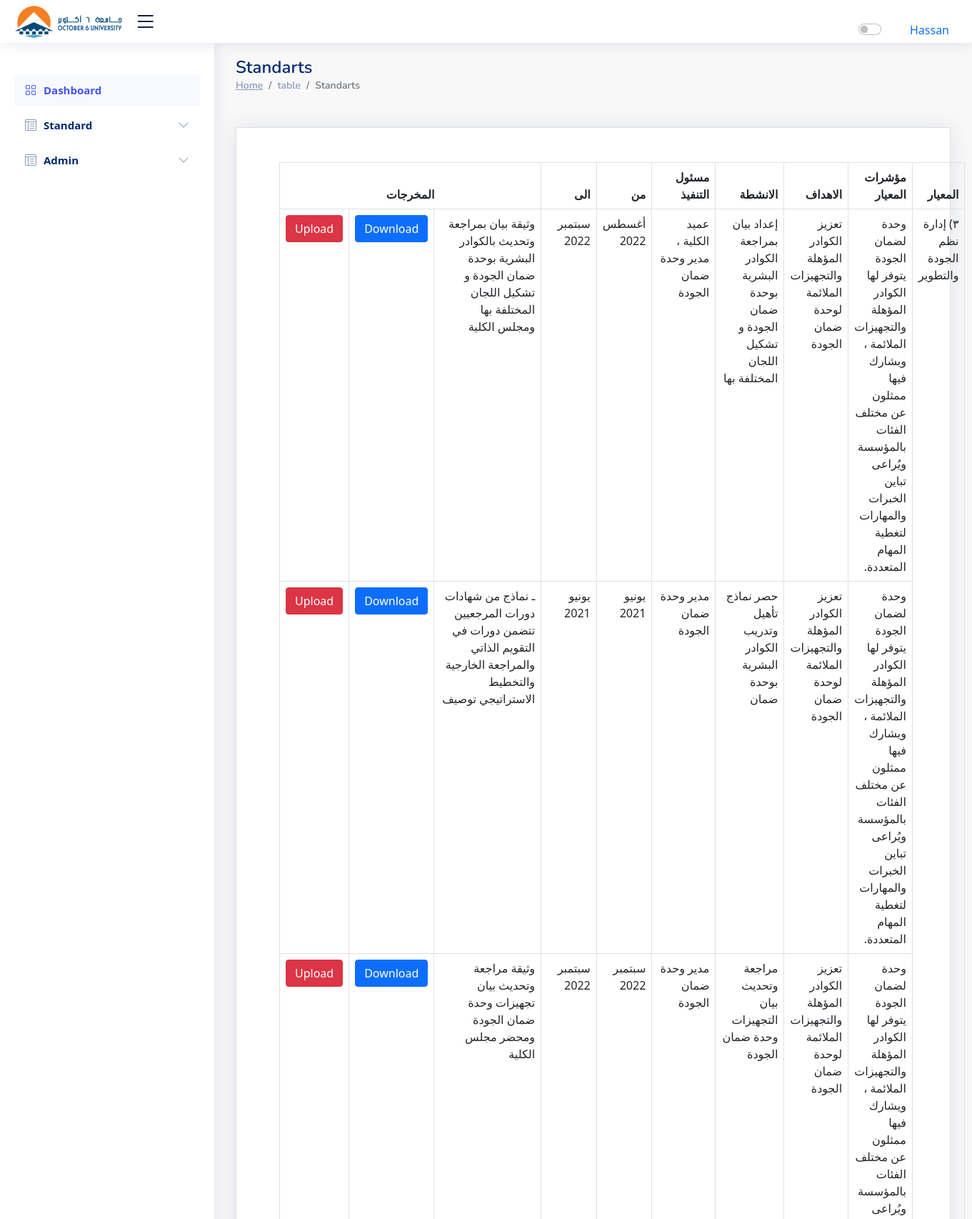
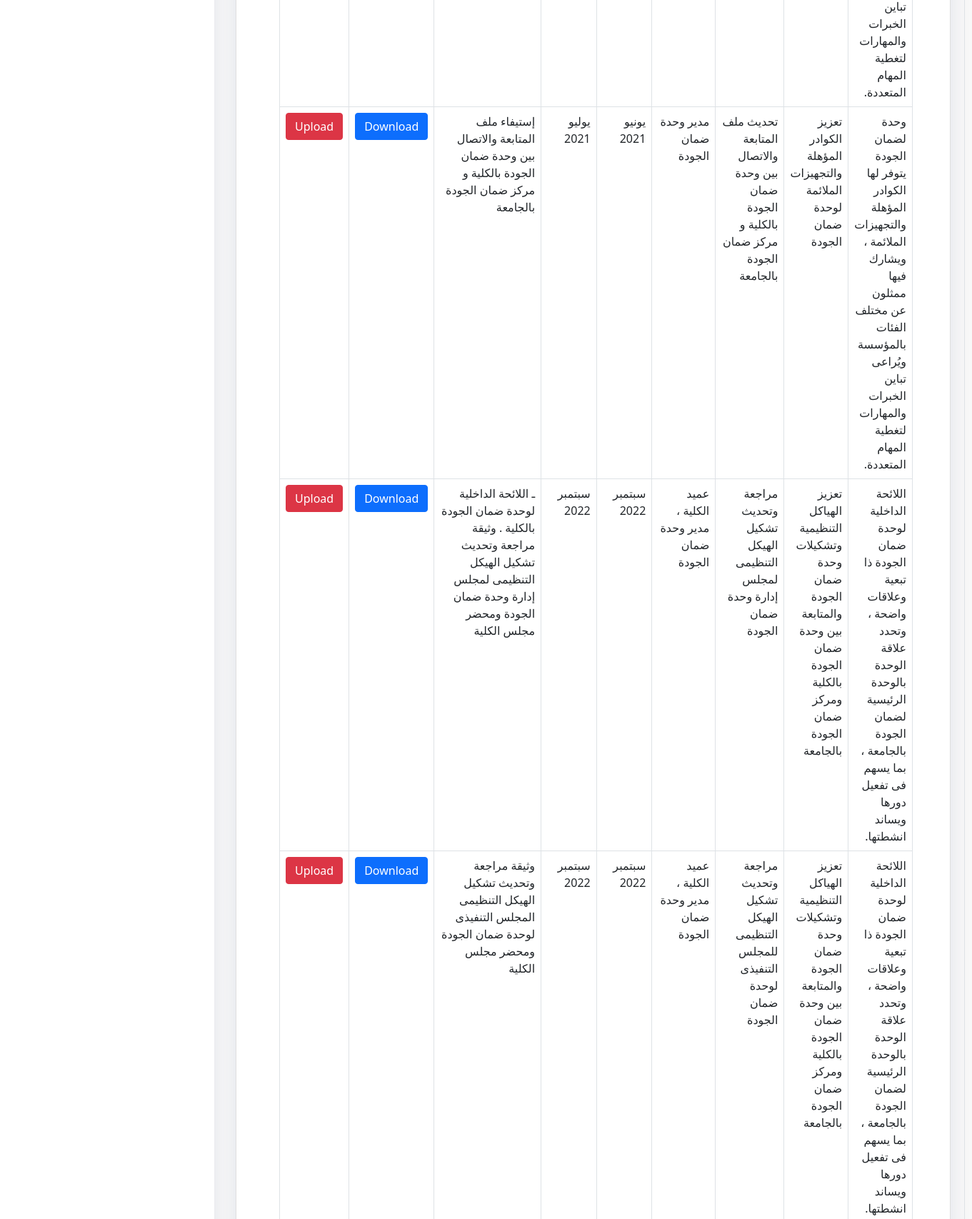
Page /standarts/table.php?StdID=3 (signed in, upper part) on the committed database (2 pictures, top to bottom).
### tables this page shows
CREATE TABLE `activites` (
  `id` int(11) NOT NULL,
  `actv` varchar(250) NOT NULL,
  `manager` varchar(250) NOT NULL,
  `from` varchar(100) NOT NULL,
  `to` varchar(100) NOT NULL,
  `output` varchar(1000) NOT NULL,
  `goalID` int(11) NOT NULL,
  `pointerID` int(11) NOT NULL,
  `stdID` int(11) NOT NULL
);

CREATE TABLE `standarts` (
  `StdID` int(11) NOT NULL,
  `StdName` varchar(100) NOT NULL
);

CREATE TABLE `standard_pointer` (
  `pointerID` int(11) NOT NULL,
  `stdID` int(11) DEFAULT NULL,
  `pointerName` varchar(255) DEFAULT NULL,
  `goalname` varchar(250) NOT NULL
);

### standarts/table.php (the view, shortened to what this page needs)
<?php
include '../shared/head.php';
include '../shared/nav.php';
include '../general/configDB.php';
$stdID = $_GET['StdID'];
$userrole = $_SESSION['role'];
if ($userrole == 1 || $userrole == 2) {
  $select = "SELECT activites.id, activites.actv, activites.manager, activites.from, activites.to, activites.output, activites.goalID, activites.pointerID,
        standard_pointer.pointerName, standard_pointer.pointerID, standard_pointer.goalname,
        standarts.StdName, standarts.StdID
        FROM activites
        JOIN standard_pointer ON activites.pointerID = standard_pointer.pointerID
        JOIN standarts ON activites.stdID = standarts.StdID
        WHERE standarts.stdID=$stdID";
}
$s = mysqli_query($conn, $select);
?>
<main id="main" class="main">
  <div class="pagetitle">
    <h1>Standarts</h1>
    <nav>
      <ol class="breadcrumb">
        <li class="breadcrumb-item"><a href="http://localhost/QWF/index.php">Home</a></li>
        <li class="breadcrumb-item">table</li>
        <li class="breadcrumb-item active">Standarts</li>
      </ol>
    </nav>
  </div>
  <div class="container mt-5">
    <div class="row card p-5" class="tatest">
      <div class="col-12">
        <table class="table table-bordered" style="direction:rtl;">
          <thead>
            <tr>
              <th scope="col" rowspan="'.count($s).'">المعيار</th>
              <th scope="col">مؤشرات المعيار</th>
              <th scope="col">الاهداف</th>
              <th scope="col">الانشطة</th>
              <th scope="col">مسئول التنفيذ</th>
              <th scope="col"> من</th>
              <th scope="col"> الى</th>
              <th class="text-center" scope="col" colspan="3"> المخرجات</th>
            </tr>
          </thead>
          <tbody>
            <?php $prev_stdname = ''; ?>
            <?php foreach ($s as $index => $activities) { ?>
              <tr>
                <?php if ($activities['StdName'] != $prev_stdname) { ?>
                  <td rowspan="0">
                    <?php echo $activities['StdName']; ?>
                  </td>
                <?php } ?>
                <td>
                  <?php echo $activities['pointerName']; ?>
                </td>
                <td>
                  <?php echo $activities['goalname']; ?>
                </td>
                <td>
                  <?php echo $activities['actv']; ?>
                </td>
                <td>
                  <?php echo $activities['manager']; ?>
                </td>
                <td>
                  <?php echo $activities['from']; ?>
                </td>
                <td>
                  <?php echo $activities['to']; ?>
                </td>
                <td>
                  <?php echo $activities['output']; ?>
                </td>
                <td>
                  <a class="btn btn-primary"
                    href="../Files/downloads.php?StdID=<?php echo $activities['StdID']; ?>&pointerID=<?php echo $activities['pointerID']; ?>&goalname=<?php echo urlencode($activities['goalname']); ?>&id=<?php echo urlencode($activities['id']); ?>">Download</a>
                </td>
                <td>
                  <a class="btn btn-danger"
                    href="../Files/upload.php?StdName=<?php echo urlencode($activities['StdName']); ?>&pointerID=<?php echo urlencode($activities['pointerID']); ?>&output=<?php echo urlencode($activities['output']); ?> &id=<?php echo urlencode($activities['id']); ?>">Upload</a>
                </td>
                <?php if ($activities['StdName'] != $prev_stdname) { ?>
                  <?php $prev_stdname = $activities['StdName']; ?>
                <?php } else { ?>
                <?php } ?>
              </tr>
            <?php } ?>
          </tbody>
        </table>
      </div>
    </div>
  </div>
</main>
<?php include '../shared/script.php'; ?>

### assets/css/style.css (style rules this page uses)
:root { scroll-behavior: smooth; }
body { font-family: "Open Sans", sans-serif; color: #444444; background-color: #26293008 !important; }
a { color: #4154f1; text-decoration: none; }
h1, h2, h3, h4, h5, h6 { font-family: "Nunito", sans-serif; }
#main { margin-top: 60px; padding: 20px 30px; transition: all 0.3s; }
.pagetitle { margin-bottom: 10px; }
.pagetitle h1 { font-size: 24px; margin-bottom: 0; font-weight: 600; color: #012970; }
.card { margin-bottom: 30px; border: none; border-radius: 5px; box-shadow: 0px 0 30px rgba(1, 41, 112, 0.1); }
.breadcrumb { font-size: 14px; font-family: "Nunito", sans-serif; color: #899bbd; font-weight: 600; }
.breadcrumb a { color: #899bbd; transition: 0.3s; }
.breadcrumb .breadcrumb-item::before { color: #899bbd; }
.breadcrumb .active { color: #51678f; font-weight: 600; }
@media (min-width: 1200px) { #main, #footer { margin-left: 300px; } }
::marker { unicode-bidi: isolate; font-variant-numeric: tabular-nums; text-transform: none; text-indent: 0px !important; text-align: start !important; text-align-last: start !important; color: #efefef00!important; }

### rows in the picture
activites: stdID.StdName "٣) إدارة نظم الجودة والتطوير", standard_pointer.pointerName "وحدة لضمان الجودة يتوفر لها الكوادر المؤهلة والتجهيزات الملائمة ، ويشارك فيها ممثلون عن مختلف الفئات بالمؤسسة ويُراعى تباين الخبرات والمهارات لتغطية المهام المتعددة.", standard_pointer.goalname "تعزيز الكوادر المؤهلة والتجهيزات الملائمة لوحدة ضمان الجودة", actv "إعداد بيان بمراجعة الكوادر البشرية بوحدة ضمان الجودة و تشكيل اللجان المختلفة بها", manager "عميد الكلية ، مدير وحدة ضمان الجودة", from "أغسطس 2022", to "سبتمبر 2022", output "وثيقة بيان بمراجعة وتحديث بالكوادر البشرية بوحدة ضمان الجودة و تشكيل اللجان المختلفة بها ومجلس الكلية"
activites: standard_pointer.pointerName "وحدة لضمان الجودة يتوفر لها الكوادر المؤهلة والتجهيزات الملائمة ، ويشارك فيها ممثلون عن مختلف الفئات بالمؤسسة ويُراعى تباين الخبرات والمهارات لتغطية المهام المتعددة.", standard_pointer.goalname "تعزيز الكوادر المؤهلة والتجهيزات الملائمة لوحدة ضمان الجودة", actv "حصر نماذج تأهيل وتدريب الكوادر البشرية بوحدة ضمان", manager "مدير وحدة ضمان الجودة", from "يونيو 2021", to "يونيو 2021", output "ـ نماذج من شهادات دورات المرجعيين تتضمن دورات في التقويم الذاتي والمراجعة الخارجية والتخطيط الاستراتيجي توصيف"
activites: standard_pointer.pointerName "وحدة لضمان الجودة يتوفر لها الكوادر المؤهلة والتجهيزات الملائمة ، ويشارك فيها ممثلون عن مختلف الفئات بالمؤسسة ويُراعى تباين الخبرات والمهارات لتغطية المهام المتعددة.", standard_pointer.goalname "تعزيز الكوادر المؤهلة والتجهيزات الملائمة لوحدة ضمان الجودة", actv "مراجعة وتحديث بيان التجهيزات وحدة ضمان الجودة", manager "مدير وحدة ضمان الجودة", from "سبتمبر 2022", to "سبتمبر 2022", output "وثيقة مراجعة وتحديث بيان تجهيزات وحدة ضمان الجودة ومحضر مجلس الكلية"
activites: standard_pointer.pointerName "وحدة لضمان الجودة يتوفر لها الكوادر المؤهلة والتجهيزات الملائمة ، ويشارك فيها ممثلون عن مختلف الفئات بالمؤسسة ويُراعى تباين الخبرات والمهارات لتغطية المهام المتعددة.", standard_pointer.goalname "تعزيز الكوادر المؤهلة والتجهيزات الملائمة لوحدة ضمان الجودة", actv "تحديث ملف المتابعة والاتصال بين وحدة ضمان الجودة بالكلية و مركز ضمان الجودة بالجامعة", manager "مدير وحدة ضمان الجودة", from "يونيو 2021", to "يوليو 2021", output "إستيفاء ملف المتابعة والاتصال بين وحدة ضمان الجودة بالكلية و مركز ضمان الجودة بالجامعة"
activites: standard_pointer.pointerName "اللائحة الداخلية لوحدة ضمان الجودة ذا تبعية وعلاقات واضحة ، وتحدد علاقة الوحدة بالوحدة الرئيسية لضمان الجودة بالجامعة ، بما يسهم فى تفعيل دورها ويساند انشطتها.", standard_pointer.goalname "تعزيز الهياكل التنظيمية وتشكيلات وحدة ضمان الجودة والمتابعة بين وحدة ضمان الجودة بالكلية ومركز ضمان الجودة بالجامعة", actv "مراجعة وتحديث تشكيل الهيكل التنظيمى لمجلس إدارة وحدة ضمان الجودة", manager "عميد الكلية ، مدير وحدة ضمان الجودة", from "سبتمبر 2022", to "سبتمبر 2022", output "ـ اللائحة الداخلية لوحدة ضمان الجودة بالكلية . وثيقة مراجعة وتحديث تشكيل الهيكل التنظيمى لمجلس إدارة وحدة ضمان الجودة ومحضر مجلس الكلية"
activites: standard_pointer.pointerName "اللائحة الداخلية لوحدة ضمان الجودة ذا تبعية وعلاقات واضحة ، وتحدد علاقة الوحدة بالوحدة الرئيسية لضمان الجودة بالجامعة ، بما يسهم فى تفعيل دورها ويساند انشطتها.", standard_pointer.goalname "تعزيز الهياكل التنظيمية وتشكيلات وحدة ضمان الجودة والمتابعة بين وحدة ضمان الجودة بالكلية ومركز ضمان الجودة بالجامعة", actv "مراجعة وتحديث تشكيل الهيكل التنظيمى للمجلس التنفيذى لوحدة ضمان الجودة", manager "عميد الكلية ، مدير وحدة ضمان الجودة", from "سبتمبر 2022", to "سبتمبر 2022", output "وثيقة مراجعة وتحديث تشكيل الهيكل التنظيمى المجلس التنفيذى لوحدة ضمان الجودة ومحضر مجلس الكلية"

### other values in the picture
$_SESSION['admin'] "Hassan"
